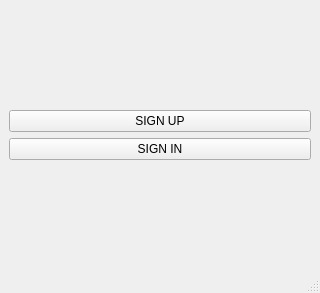
<?xml version="1.0" encoding="UTF-8"?>
<ui version="4.0">
 <class>StartWindow</class>
 <widget class="QMainWindow" name="StartWindow">
  <property name="geometry">
   <rect>
    <x>0</x>
    <y>0</y>
    <width>320</width>
    <height>293</height>
   </rect>
  </property>
  <property name="windowTitle">
   <string>MainWindow</string>
  </property>
  <widget class="QWidget" name="centralwidget">
   <layout class="QGridLayout" name="gridLayout">
    <item row="0" column="0">
     <layout class="QVBoxLayout" name="verticalLayout">
      <item>
       <widget class="QPushButton" name="registr">
        <property name="text">
         <string>SIGN UP</string>
        </property>
       </widget>
      </item>
      <item>
       <widget class="QPushButton" name="login">
        <property name="text">
         <string>SIGN IN</string>
        </property>
       </widget>
      </item>
     </layout>
    </item>
   </layout>
  </widget>
  <widget class="QMenuBar" name="menubar">
   <property name="geometry">
    <rect>
     <x>0</x>
     <y>0</y>
     <width>320</width>
     <height>21</height>
    </rect>
   </property>
  </widget>
  <widget class="QStatusBar" name="statusbar"/>
 </widget>
 <resources/>
 <connections/>
</ui>
